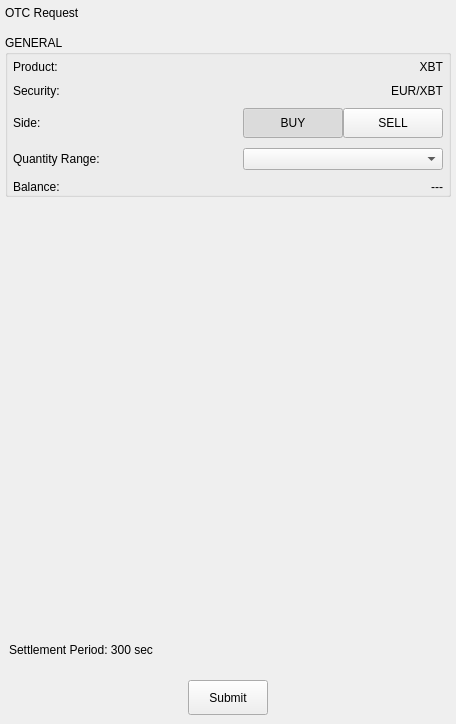
<?xml version="1.0" encoding="UTF-8"?>
<ui version="4.0">
 <class>CreateOTCRequestWidget</class>
 <widget class="QWidget" name="CreateOTCRequestWidget">
  <property name="geometry">
   <rect>
    <x>0</x>
    <y>0</y>
    <width>456</width>
    <height>724</height>
   </rect>
  </property>
  <property name="windowTitle">
   <string>Form</string>
  </property>
  <layout class="QVBoxLayout" name="verticalLayout_3">
   <property name="spacing">
    <number>5</number>
   </property>
   <property name="leftMargin">
    <number>0</number>
   </property>
   <property name="topMargin">
    <number>0</number>
   </property>
   <property name="rightMargin">
    <number>0</number>
   </property>
   <property name="bottomMargin">
    <number>0</number>
   </property>
   <item>
    <widget class="QWidget" name="headerWidget" native="true">
     <property name="minimumSize">
      <size>
       <width>0</width>
       <height>25</height>
      </size>
     </property>
     <property name="headerPanel" stdset="0">
      <bool>true</bool>
     </property>
     <layout class="QVBoxLayout" name="verticalLayout">
      <property name="spacing">
       <number>5</number>
      </property>
      <property name="leftMargin">
       <number>5</number>
      </property>
      <property name="topMargin">
       <number>0</number>
      </property>
      <property name="rightMargin">
       <number>0</number>
      </property>
      <property name="bottomMargin">
       <number>0</number>
      </property>
      <item>
       <widget class="QLabel" name="headerLabel">
        <property name="text">
         <string>OTC Request</string>
        </property>
        <property name="headerLabel" stdset="0">
         <bool>true</bool>
        </property>
       </widget>
      </item>
     </layout>
    </widget>
   </item>
   <item>
    <widget class="QWidget" name="generalWidget" native="true">
     <layout class="QHBoxLayout" name="horizontalLayout_7">
      <property name="spacing">
       <number>5</number>
      </property>
      <property name="leftMargin">
       <number>5</number>
      </property>
      <property name="topMargin">
       <number>5</number>
      </property>
      <property name="rightMargin">
       <number>5</number>
      </property>
      <property name="bottomMargin">
       <number>5</number>
      </property>
      <item>
       <widget class="QGroupBox" name="groupBox">
        <property name="title">
         <string>GENERAL</string>
        </property>
        <layout class="QVBoxLayout" name="verticalLayout_2">
         <property name="spacing">
          <number>10</number>
         </property>
         <property name="leftMargin">
          <number>5</number>
         </property>
         <property name="topMargin">
          <number>5</number>
         </property>
         <property name="rightMargin">
          <number>5</number>
         </property>
         <property name="bottomMargin">
          <number>0</number>
         </property>
         <item>
          <widget class="QWidget" name="widgetProduct" native="true">
           <layout class="QHBoxLayout" name="horizontalLayout">
            <property name="spacing">
             <number>0</number>
            </property>
            <property name="leftMargin">
             <number>0</number>
            </property>
            <property name="topMargin">
             <number>0</number>
            </property>
            <property name="rightMargin">
             <number>0</number>
            </property>
            <property name="bottomMargin">
             <number>0</number>
            </property>
            <item>
             <widget class="QLabel" name="label">
              <property name="text">
               <string>Product:</string>
              </property>
             </widget>
            </item>
            <item>
             <widget class="QLabel" name="label_2">
              <property name="text">
               <string>XBT</string>
              </property>
              <property name="alignment">
               <set>Qt::AlignRight|Qt::AlignTrailing|Qt::AlignVCenter</set>
              </property>
              <property name="whiteLabel" stdset="0">
               <bool>true</bool>
              </property>
             </widget>
            </item>
           </layout>
          </widget>
         </item>
         <item>
          <widget class="QWidget" name="widgetSecurity" native="true">
           <layout class="QHBoxLayout" name="horizontalLayout_2">
            <property name="spacing">
             <number>0</number>
            </property>
            <property name="leftMargin">
             <number>0</number>
            </property>
            <property name="topMargin">
             <number>0</number>
            </property>
            <property name="rightMargin">
             <number>0</number>
            </property>
            <property name="bottomMargin">
             <number>0</number>
            </property>
            <item>
             <widget class="QLabel" name="label_3">
              <property name="text">
               <string>Security:</string>
              </property>
             </widget>
            </item>
            <item>
             <widget class="QLabel" name="label_4">
              <property name="text">
               <string>EUR/XBT</string>
              </property>
              <property name="alignment">
               <set>Qt::AlignRight|Qt::AlignTrailing|Qt::AlignVCenter</set>
              </property>
              <property name="whiteLabel" stdset="0">
               <bool>true</bool>
              </property>
             </widget>
            </item>
           </layout>
          </widget>
         </item>
         <item>
          <widget class="QWidget" name="widgetSide" native="true">
           <layout class="QHBoxLayout" name="horizontalLayout_4">
            <property name="spacing">
             <number>0</number>
            </property>
            <property name="leftMargin">
             <number>0</number>
            </property>
            <property name="topMargin">
             <number>0</number>
            </property>
            <property name="rightMargin">
             <number>0</number>
            </property>
            <property name="bottomMargin">
             <number>0</number>
            </property>
            <item>
             <widget class="QLabel" name="label_5">
              <property name="text">
               <string>Side:</string>
              </property>
             </widget>
            </item>
            <item>
             <spacer name="horizontalSpacer">
              <property name="orientation">
               <enum>Qt::Horizontal</enum>
              </property>
              <property name="sizeHint" stdset="0">
               <size>
                <width>201</width>
                <height>20</height>
               </size>
              </property>
             </spacer>
            </item>
            <item>
             <widget class="QWidget" name="widgetSideButtons" native="true">
              <property name="sideSwitchContainer" stdset="0">
               <bool>true</bool>
              </property>
              <layout class="QHBoxLayout" name="horizontalLayout_3">
               <property name="spacing">
                <number>0</number>
               </property>
               <property name="leftMargin">
                <number>0</number>
               </property>
               <property name="topMargin">
                <number>0</number>
               </property>
               <property name="rightMargin">
                <number>0</number>
               </property>
               <property name="bottomMargin">
                <number>0</number>
               </property>
               <item>
                <widget class="QPushButton" name="pushButtonBuy">
                 <property name="minimumSize">
                  <size>
                   <width>100</width>
                   <height>30</height>
                  </size>
                 </property>
                 <property name="maximumSize">
                  <size>
                   <width>100</width>
                   <height>30</height>
                  </size>
                 </property>
                 <property name="text">
                  <string>BUY</string>
                 </property>
                 <property name="checkable">
                  <bool>true</bool>
                 </property>
                 <property name="checked">
                  <bool>true</bool>
                 </property>
                 <property name="left_button" stdset="0">
                  <bool>true</bool>
                 </property>
                </widget>
               </item>
               <item>
                <widget class="QPushButton" name="pushButtonSell">
                 <property name="minimumSize">
                  <size>
                   <width>100</width>
                   <height>30</height>
                  </size>
                 </property>
                 <property name="maximumSize">
                  <size>
                   <width>100</width>
                   <height>30</height>
                  </size>
                 </property>
                 <property name="text">
                  <string>SELL</string>
                 </property>
                 <property name="checkable">
                  <bool>true</bool>
                 </property>
                 <property name="right_button" stdset="0">
                  <bool>true</bool>
                 </property>
                </widget>
               </item>
              </layout>
             </widget>
            </item>
           </layout>
          </widget>
         </item>
         <item>
          <widget class="QWidget" name="widgetRange" native="true">
           <layout class="QHBoxLayout" name="horizontalLayout_5">
            <property name="spacing">
             <number>0</number>
            </property>
            <property name="leftMargin">
             <number>0</number>
            </property>
            <property name="topMargin">
             <number>0</number>
            </property>
            <property name="rightMargin">
             <number>0</number>
            </property>
            <property name="bottomMargin">
             <number>0</number>
            </property>
            <item>
             <widget class="QLabel" name="label_6">
              <property name="text">
               <string>Quantity Range:</string>
              </property>
             </widget>
            </item>
            <item>
             <spacer name="horizontalSpacer_2">
              <property name="orientation">
               <enum>Qt::Horizontal</enum>
              </property>
              <property name="sizeHint" stdset="0">
               <size>
                <width>139</width>
                <height>20</height>
               </size>
              </property>
             </spacer>
            </item>
            <item>
             <widget class="QComboBox" name="comboBoxRange">
              <property name="minimumSize">
               <size>
                <width>200</width>
                <height>0</height>
               </size>
              </property>
              <property name="maximumSize">
               <size>
                <width>200</width>
                <height>16777215</height>
               </size>
              </property>
             </widget>
            </item>
           </layout>
          </widget>
         </item>
         <item>
          <widget class="QWidget" name="widgetBalance" native="true">
           <layout class="QHBoxLayout" name="horizontalLayout_6">
            <property name="spacing">
             <number>0</number>
            </property>
            <property name="leftMargin">
             <number>0</number>
            </property>
            <property name="topMargin">
             <number>0</number>
            </property>
            <property name="rightMargin">
             <number>0</number>
            </property>
            <property name="bottomMargin">
             <number>0</number>
            </property>
            <item>
             <widget class="QLabel" name="label_7">
              <property name="text">
               <string>Balance:</string>
              </property>
             </widget>
            </item>
            <item>
             <widget class="QLabel" name="label_8">
              <property name="text">
               <string>---</string>
              </property>
              <property name="alignment">
               <set>Qt::AlignRight|Qt::AlignTrailing|Qt::AlignVCenter</set>
              </property>
              <property name="whiteLabel" stdset="0">
               <bool>true</bool>
              </property>
             </widget>
            </item>
           </layout>
          </widget>
         </item>
        </layout>
       </widget>
      </item>
     </layout>
    </widget>
   </item>
   <item>
    <spacer name="verticalSpacer">
     <property name="orientation">
      <enum>Qt::Vertical</enum>
     </property>
     <property name="sizeHint" stdset="0">
      <size>
       <width>20</width>
       <height>407</height>
      </size>
     </property>
    </spacer>
   </item>
   <item>
    <widget class="QWidget" name="widgetNote" native="true">
     <layout class="QHBoxLayout" name="horizontalLayout_9">
      <item>
       <widget class="QLabel" name="label_9">
        <property name="text">
         <string>Settlement Period: 300 sec</string>
        </property>
       </widget>
      </item>
     </layout>
    </widget>
   </item>
   <item>
    <widget class="QWidget" name="widgetSubmit" native="true">
     <layout class="QHBoxLayout" name="horizontalLayout_8">
      <item>
       <spacer name="horizontalSpacer_3">
        <property name="orientation">
         <enum>Qt::Horizontal</enum>
        </property>
        <property name="sizeHint" stdset="0">
         <size>
          <width>161</width>
          <height>20</height>
         </size>
        </property>
       </spacer>
      </item>
      <item>
       <widget class="QPushButton" name="pushButtonSubmit">
        <property name="minimumSize">
         <size>
          <width>0</width>
          <height>35</height>
         </size>
        </property>
        <property name="maximumSize">
         <size>
          <width>16777215</width>
          <height>35</height>
         </size>
        </property>
        <property name="text">
         <string>Submit</string>
        </property>
       </widget>
      </item>
      <item>
       <spacer name="horizontalSpacer_4">
        <property name="orientation">
         <enum>Qt::Horizontal</enum>
        </property>
        <property name="sizeHint" stdset="0">
         <size>
          <width>160</width>
          <height>20</height>
         </size>
        </property>
       </spacer>
      </item>
     </layout>
    </widget>
   </item>
  </layout>
 </widget>
 <resources/>
 <connections/>
</ui>
